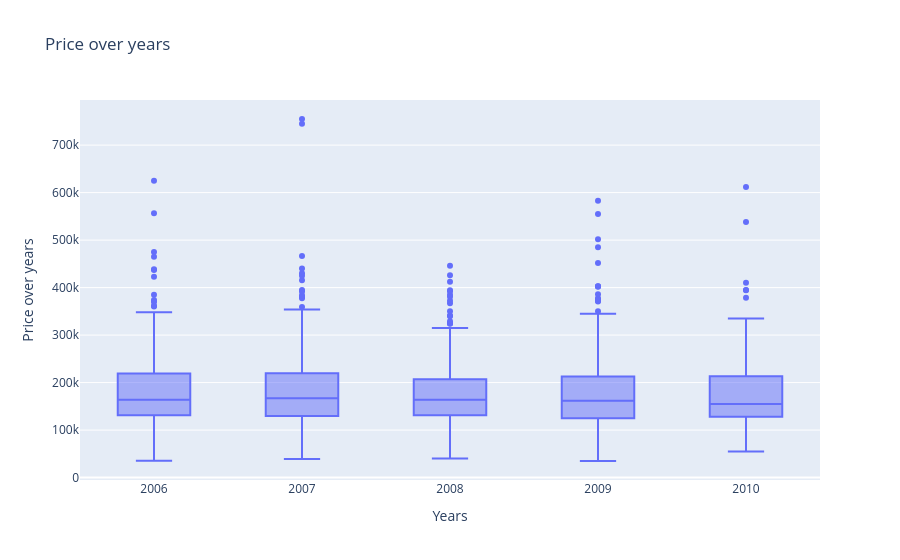

Notebook source saved alongside this figure:
### Code cell
fig = px.box(
    data_frame =df,
    x="YrSold",
    y="SalePrice",
    title="Price over years"
)
fig.update_layout(xaxis_title = "Years", yaxis_title = "Price over years")
fig.show()

### Figure 1 — Plotly figure (JSON) as saved in the notebook; plotly's stock layout.template omitted (floating-point values rounded to 4 significant figures; data arrays with more than 128 entries replaced by an {"elided": "..."} marker saying what was removed)
{"data": [{"alignmentgroup": "True", "hovertemplate": "YrSold=%{x}<br>SalePrice=%{y}<extra></extra>", "legendgroup": "", "marker": {"color": "#636efa"}, "name": "", "notched": false, "offsetgroup": "", "orientation": "v", "showlegend": false, "type": "box", "x": {"elided": "1460 int values"}, "x0": " ", "xaxis": "x", "y": {"elided": "1460 int values"}, "y0": " ", "yaxis": "y"}], "layout": {"boxmode": "group", "legend": {"tracegroupgap": 0}, "title": {"text": "Price over years"}, "xaxis": {"anchor": "y", "domain": [0, 1], "title": {"text": "Years"}}, "yaxis": {"anchor": "x", "domain": [0, 1], "title": {"text": "Price over years"}}}}
